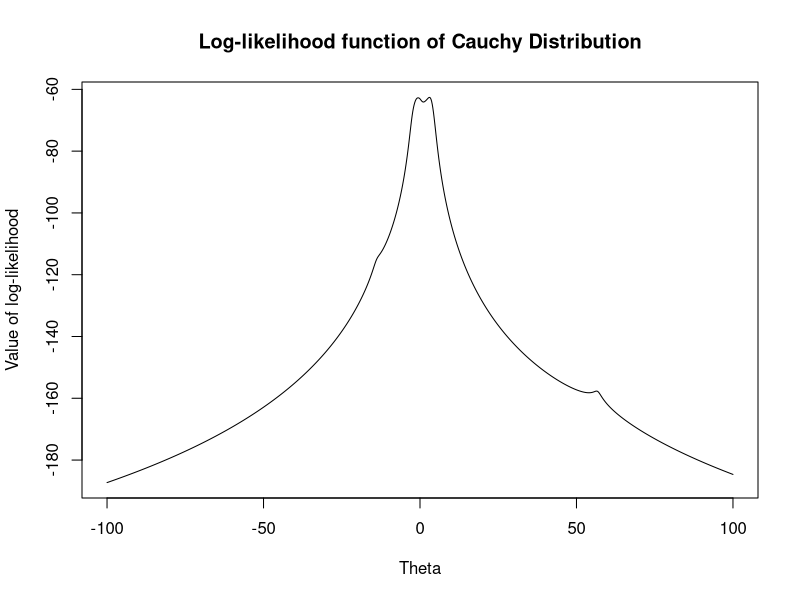

Write R code to recreate this figure.
## ---- chunk 1


x <- c(1.77, -0.23, 2.76, 3.80, 3.47, 56.75, -1.34, 4.24, -2.44, 
       3.29, 3.71, -2.40, 4.53, -0.07, -1.05, -13.87, -2.53, -1.75)
n <- length(x)

##l(theta) function of Cauchy distribution
Cauchy_l <- function(theta){
  n <- length(x)
  -n*log(pi)-sum(log(1+(theta-x)^2))
}

##Define the range of theta
theta1 <- seq(-100,100,length.out = 1000)
Cauchy <- array()
for (i in 1:length(theta1)){
  Cauchy[i] <- Cauchy_l(theta1[i])
}

##Graph the log-likelihood function
plot(theta1,Cauchy,type = 'l',
     main = 'Log-likelihood function of Cauchy Distribution',
     xlab = 'Theta', ylab = 'Value of log-likelihood')

##Find the MLE for theta using the Newton-Raphson method

optim_general <- function(initial){
  ##Define the function of -l(theta)
  g <- function(theta){
    n*log(pi)+sum(log(1+(theta-x)^2))
  }
  ##Define the gradient of the function
  gr.g <- function(theta){
    2*sum((theta-x)/(1+(theta-x)^2))
  }
  ##Define the Hessian, of the function
  hess.g <- function(theta){
    tt <- 2*sum((theta-x)/(1+(theta-x)^2))/(2*sum((1-(theta-x)^2)/(1+(theta-x)^2)^2))
  return(matrix(tt,nrow = 1)) 
    ## change the mode of tt in order to meet the requirement of nlminb    
  }
  zz <- nlminb(initial,g,gr.g,hess.g)
  
}

initial.value <- c(-11,-1,0,1.5,4,4.7,7,8,38)
MLE.newton <- array()
for (i in 1:length(initial.value)){
  MLE.newton[i] <- optim_general(initial.value[i])$par
}

##List par for each starting point
print(MLE.newton)

##Using sample mean as starting point
print(newton.mean <- optim_general(mean(x))$par)
## The sample mean is a good starting point, which is relatively close to the actual value compared to most of the sample values.

## ---- chunk 2
####Q1 C
alphas <- c(1, 0.64, 0.25)

##Define the gradient of the Cauchy distribution
grg_theta <- function(theta){
  -2*sum((theta-x)/(1+(theta-x)^2))
}

##Define the function of fixed point
fixed_point <- function(initial, alpha){
  count <- 0
  theta <- initial
  process = T
  while(process){
    l.theta <- grg_theta(theta)
    count <- count + 1
    if(abs(l.theta) < 1e-06 | count == 1000){
      process = F
      return(theta)
    }
    else{
      theta <- alpha * (grg_theta(theta)) + theta
    }
  }
}

## Test the starting value of -1
for (i in alphas){
    print(fixed_point(-1, i))
}

## Output the par in different alpha and different starting value
alpha1 <- array()
alpha0.64 <- array()
alpha0.25 <- array()

for (i in 1:length(initial.value)){
  alpha1[i] <- fixed_point(initial.value[i],1)
}

for (i in 1:length(initial.value)){
  alpha0.64[i] <- fixed_point(initial.value[i],0.64)
}

for (i in 1:length(initial.value)){
  alpha0.25[i] <- fixed_point(initial.value[i],0.25)
}

print(alpha1)
print(alpha0.64)
print(alpha0.25)

## ---- chunk 3

####Q1 d
##Using Fisher scoring to find MLE for theta

optim_fisher <- function(initial){
  g <- function(theta){
    n*log(pi)+sum(log(1+(theta-x)^2))
  }
  gr.g <- function(theta){
    2*sum((theta-x)/(1+(theta-x)^2))
  }
  ##Use Fiisher scoring replace hess
  fisher.g <- function(theta){
    n/2
    return(matrix(n/2,nrow = 1))    
  }
  zz <- nlminb(initial,g,gr.g,fisher.g)
  return(zz)
}

MLE.fisher <- array()
for (i in 1:length(initial.value))
{
  MLE.fisher[i]<-optim_fisher(initial.value[i])$par
}

print(MLE.fisher)

##Using sample mean as starting point

print(fisher.mean <- optim_fisher(mean(x))$par)

##Refine the estimate by running Newton-Raphson method
MLE.refine <- array()
for (i in 1:length(MLE.fisher)){
  MLE.refine[i]<-optim_general(MLE.fisher[i])$par
}
print(MLE.refine)
## ---- chunk 4
####Q1 e
##Comment
Q1.table <- data.frame()
Q1.table <- cbind(initial.value,MLE.newton,alpha1,alpha0.64,alpha0.25,MLE.fisher,MLE.refine)
colnames(Q1.table) <- c('initial value','Newton','alpha=1','alpha=0.64','alpha=0.25',
                        'Fisher','Refine')
print(Q1.table)

##From the experiments I did above, similarly as the theory, the speed of convergence of Newton method is the fastest among all the mothods. The converge speed of Fisher method is slow. However, the stability of newton method is not as good as Fisher method. The stability of fixed point method is depends on the alpha it applied. Smaller alpha provides better result.

